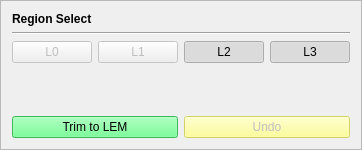
       <widget class="QFrame" name="main_controls">
        <property name="minimumSize">
         <size>
          <width>0</width>
          <height>150</height>
         </size>
        </property>
        <property name="maximumSize">
         <size>
          <width>250</width>
          <height>150</height>
         </size>
        </property>
        <property name="styleSheet">
         <string notr="true"/>
        </property>
        <property name="frameShape">
         <enum>QFrame::StyledPanel</enum>
        </property>
        <property name="frameShadow">
         <enum>QFrame::Raised</enum>
        </property>
        <layout class="QGridLayout" name="gridLayout_3">
         <item row="3" column="3">
          <widget class="QPushButton" name="enable_L3">
           <property name="text">
            <string>L3</string>
           </property>
           <property name="checkable">
            <bool>true</bool>
           </property>
           <property name="checked">
            <bool>true</bool>
           </property>
          </widget>
         </item>
         <item row="5" column="2" colspan="2">
          <widget class="QPushButton" name="ctrl_undo">
           <property name="enabled">
            <bool>false</bool>
           </property>
           <property name="styleSheet">
            <string notr="true">background-color: rgb(255, 255, 127);</string>
           </property>
           <property name="text">
            <string>Undo</string>
           </property>
           <property name="checkable">
            <bool>false</bool>
           </property>
           <property name="checked">
            <bool>false</bool>
           </property>
          </widget>
         </item>
         <item row="3" column="1">
          <widget class="QPushButton" name="enable_L1">
           <property name="enabled">
            <bool>false</bool>
           </property>
           <property name="text">
            <string>L1</string>
           </property>
           <property name="checkable">
            <bool>true</bool>
           </property>
          </widget>
         </item>
         <item row="2" column="0" colspan="4">
          <widget class="Line" name="line_4">
           <property name="orientation">
            <enum>Qt::Horizontal</enum>
           </property>
          </widget>
         </item>
         <item row="1" column="0" colspan="4">
          <widget class="QLabel" name="label_9">
           <property name="font">
            <font>
             <weight>75</weight>
             <bold>true</bold>
            </font>
           </property>
           <property name="text">
            <string>Region Select</string>
           </property>
          </widget>
         </item>
         <item row="3" column="0">
          <widget class="QPushButton" name="enable_L0">
           <property name="enabled">
            <bool>false</bool>
           </property>
           <property name="text">
            <string>L0</string>
           </property>
           <property name="checkable">
            <bool>true</bool>
           </property>
          </widget>
         </item>
         <item row="3" column="2">
          <widget class="QPushButton" name="enable_L2">
           <property name="text">
            <string>L2</string>
           </property>
           <property name="checkable">
            <bool>true</bool>
           </property>
           <property name="checked">
            <bool>true</bool>
           </property>
          </widget>
         </item>
         <item row="5" column="0" colspan="2">
          <widget class="QPushButton" name="ctrl_trim">
           <property name="styleSheet">
            <string notr="true">background-color: rgb(85, 255, 127);</string>
           </property>
           <property name="text">
            <string>Trim to LEM</string>
           </property>
          </widget>
         </item>
         <item row="4" column="3">
          <spacer name="verticalSpacer">
           <property name="orientation">
            <enum>Qt::Vertical</enum>
           </property>
           <property name="sizeHint" stdset="0">
            <size>
             <width>20</width>
             <height>40</height>
            </size>
           </property>
          </spacer>
         </item>
        </layout>
       </widget>
